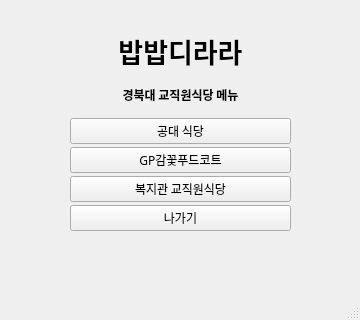
<?xml version="1.0" encoding="UTF-8"?>
<ui version="4.0">
 <class>MainWindow</class>
 <widget class="QMainWindow" name="MainWindow">
  <property name="enabled">
   <bool>true</bool>
  </property>
  <property name="geometry">
   <rect>
    <x>0</x>
    <y>0</y>
    <width>360</width>
    <height>320</height>
   </rect>
  </property>
  <property name="minimumSize">
   <size>
    <width>360</width>
    <height>320</height>
   </size>
  </property>
  <property name="maximumSize">
   <size>
    <width>360</width>
    <height>320</height>
   </size>
  </property>
  <property name="font">
   <font>
    <family>맑은 고딕</family>
   </font>
  </property>
  <property name="windowTitle">
   <string>MainWindow</string>
  </property>
  <widget class="QWidget" name="centralwidget">
   <widget class="QWidget" name="verticalLayoutWidget_2">
    <property name="geometry">
     <rect>
      <x>70</x>
      <y>30</y>
      <width>221</width>
      <height>201</height>
     </rect>
    </property>
    <layout class="QVBoxLayout" name="verticalLayout_2">
     <property name="spacing">
      <number>3</number>
     </property>
     <item>
      <layout class="QVBoxLayout" name="verticalLayout">
       <item>
        <widget class="QLabel" name="label">
         <property name="font">
          <font>
           <family>NanumGothic</family>
           <pointsize>20</pointsize>
           <weight>75</weight>
           <bold>true</bold>
          </font>
         </property>
         <property name="text">
          <string>밥밥디라라</string>
         </property>
         <property name="textFormat">
          <enum>Qt::AutoText</enum>
         </property>
         <property name="alignment">
          <set>Qt::AlignCenter</set>
         </property>
        </widget>
       </item>
       <item>
        <widget class="QLabel" name="label_2">
         <property name="font">
          <font>
           <family>나눔고딕</family>
           <weight>75</weight>
           <bold>true</bold>
          </font>
         </property>
         <property name="text">
          <string>경북대 교직원식당 메뉴</string>
         </property>
         <property name="alignment">
          <set>Qt::AlignCenter</set>
         </property>
        </widget>
       </item>
      </layout>
     </item>
     <item>
      <widget class="QPushButton" name="pushButton_2">
       <property name="text">
        <string>공대 식당</string>
       </property>
      </widget>
     </item>
     <item>
      <widget class="QPushButton" name="pushButton_3">
       <property name="text">
        <string>GP감꽃푸드코트</string>
       </property>
      </widget>
     </item>
     <item>
      <widget class="QPushButton" name="pushButton">
       <property name="text">
        <string>복지관 교직원식당</string>
       </property>
      </widget>
     </item>
     <item>
      <widget class="QPushButton" name="pushButton_4">
       <property name="text">
        <string>나가기</string>
       </property>
      </widget>
     </item>
    </layout>
    <zorder>pushButton_2</zorder>
    <zorder>pushButton_3</zorder>
    <zorder>verticalLayoutWidget</zorder>
    <zorder>pushButton</zorder>
    <zorder>pushButton_4</zorder>
   </widget>
  </widget>
  <widget class="QMenuBar" name="menubar">
   <property name="geometry">
    <rect>
     <x>0</x>
     <y>0</y>
     <width>360</width>
     <height>22</height>
    </rect>
   </property>
  </widget>
  <widget class="QStatusBar" name="statusbar"/>
 </widget>
 <tabstops>
  <tabstop>pushButton_2</tabstop>
  <tabstop>pushButton_3</tabstop>
  <tabstop>pushButton_4</tabstop>
 </tabstops>
 <resources/>
 <connections/>
</ui>
